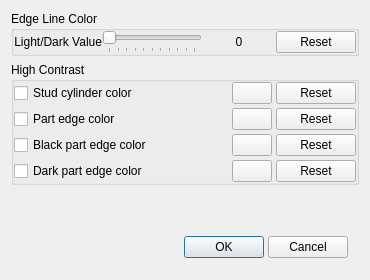
<?xml version="1.0" encoding="UTF-8"?>
<ui version="4.0">
 <author>Peter Bartfai</author>
 <class>HighContrastStudPanel</class>
 <widget class="QDialog" name="HighContrastStudPanel">
  <property name="geometry">
   <rect>
    <x>0</x>
    <y>0</y>
    <width>370</width>
    <height>280</height>
   </rect>
  </property>
  <property name="windowTitle">
   <string>High Contrast Stud</string>
  </property>
  <property name="windowIcon">
   <iconset resource="resources.qrc">
    <normaloff>:/images/images/LDViewIcon16.png</normaloff>:/images/images/LDViewIcon16.png</iconset>
  </property>
  <layout class="QVBoxLayout">
   <item>
    <widget class="QGroupBox" name="edgeLineColorBox">
     <property name="sizePolicy">
      <sizepolicy hsizetype="Preferred" vsizetype="Fixed">
       <horstretch>0</horstretch>
       <verstretch>0</verstretch>
      </sizepolicy>
     </property>
     <property name="title">
      <string>Edge Line Color</string>
     </property>
     <layout class="QHBoxLayout">
      <property name="spacing">
       <number>0</number>
      </property>
      <property name="margin" stdset="0">
       <number>0</number>
      </property>
      <item>
       <widget class="QLabel" name="lineColorValueTitleLabel">
        <property name="text">
         <string>Light/Dark Value</string>
        </property>
        <property name="alignment">
         <set>Qt::AlignmentFlag::AlignRight|Qt::AlignmentFlag::AlignTrailing|Qt::AlignmentFlag::AlignVCenter</set>
        </property>
        <property name="wordWrap">
         <bool>false</bool>
        </property>
       </widget>
      </item>
      <item>
       <widget class="QSlider" name="lineColorValueSlider">
        <property name="sizePolicy">
         <sizepolicy hsizetype="Expanding" vsizetype="Fixed">
          <horstretch>0</horstretch>
          <verstretch>0</verstretch>
         </sizepolicy>
        </property>
        <property name="minimumSize">
         <size>
          <width>75</width>
          <height>0</height>
         </size>
        </property>
        <property name="maximumSize">
         <size>
          <width>100</width>
          <height>32767</height>
         </size>
        </property>
        <property name="minimum">
         <number>0</number>
        </property>
        <property name="maximum">
         <number>10</number>
        </property>
        <property name="pageStep">
         <number>2</number>
        </property>
        <property name="orientation">
         <enum>Qt::Orientation::Horizontal</enum>
        </property>
        <property name="tickPosition">
         <enum>QSlider::TickPosition::TicksBelow</enum>
        </property>
       </widget>
      </item>
      <item>
       <widget class="QLabel" name="lineColorValueLabel">
        <property name="text">
         <string>0</string>
        </property>
        <property name="alignment">
         <set>Qt::AlignmentFlag::AlignCenter</set>
        </property>
        <property name="wordWrap">
         <bool>false</bool>
        </property>
       </widget>
      </item>
      <item>
       <widget class="QPushButton" name="lineColorResetButton">
        <property name="sizePolicy">
         <sizepolicy hsizetype="Fixed" vsizetype="Fixed">
          <horstretch>0</horstretch>
          <verstretch>0</verstretch>
         </sizepolicy>
        </property>
        <property name="text">
         <string>Reset</string>
        </property>
       </widget>
      </item>
     </layout>
    </widget>
   </item>
   <item>
    <widget class="QGroupBox" name="highContrastBox">
     <property name="sizePolicy">
      <sizepolicy hsizetype="Preferred" vsizetype="Fixed">
       <horstretch>0</horstretch>
       <verstretch>0</verstretch>
      </sizepolicy>
     </property>
     <property name="title">
      <string>High Contrast</string>
     </property>
     <layout class="QGridLayout">
      <property name="margin" stdset="0">
       <number>0</number>
      </property>
      <property name="spacing">
       <number>4</number>
      </property>
      <item row="0" column="0">
       <widget class="QCheckBox" name="studCylinderColorCheckBox">
        <property name="text">
         <string>Stud cylinder color</string>
        </property>
       </widget>
      </item>
      <item row="0" column="1">
       <widget class="QPushButton" name="studCylinderColorButton">
        <property name="sizePolicy">
         <sizepolicy hsizetype="Fixed" vsizetype="Fixed">
          <horstretch>0</horstretch>
          <verstretch>0</verstretch>
         </sizepolicy>
        </property>
       </widget>
      </item>
      <item row="0" column="2">
       <widget class="QPushButton" name="studCylinderColorResetButton">
        <property name="sizePolicy">
         <sizepolicy hsizetype="Fixed" vsizetype="Fixed">
          <horstretch>0</horstretch>
          <verstretch>0</verstretch>
         </sizepolicy>
        </property>
        <property name="text">
         <string>Reset</string>
        </property>
       </widget>
      </item>
      <item row="1" column="0">
       <widget class="QCheckBox" name="partEdgeColorCheckBox">
        <property name="text">
         <string>Part edge color</string>
        </property>
       </widget>
      </item>
      <item row="1" column="1">
       <widget class="QPushButton" name="partEdgeColorButton">
        <property name="sizePolicy">
         <sizepolicy hsizetype="Fixed" vsizetype="Fixed">
          <horstretch>0</horstretch>
          <verstretch>0</verstretch>
         </sizepolicy>
        </property>
       </widget>
      </item>
      <item row="1" column="2">
       <widget class="QPushButton" name="partEdgeColorResetButton">
        <property name="sizePolicy">
         <sizepolicy hsizetype="Fixed" vsizetype="Fixed">
          <horstretch>0</horstretch>
          <verstretch>0</verstretch>
         </sizepolicy>
        </property>
        <property name="text">
         <string>Reset</string>
        </property>
       </widget>
      </item>
      <item row="2" column="0">
       <widget class="QCheckBox" name="blackPartEdgeColorCheckBox">
        <property name="text">
         <string>Black part edge color</string>
        </property>
       </widget>
      </item>
      <item row="2" column="1">
       <widget class="QPushButton" name="blackPartEdgeColorButton">
        <property name="sizePolicy">
         <sizepolicy hsizetype="Fixed" vsizetype="Fixed">
          <horstretch>0</horstretch>
          <verstretch>0</verstretch>
         </sizepolicy>
        </property>
       </widget>
      </item>
      <item row="2" column="2">
       <widget class="QPushButton" name="blackPartEdgeColorResetButton">
        <property name="sizePolicy">
         <sizepolicy hsizetype="Fixed" vsizetype="Fixed">
          <horstretch>0</horstretch>
          <verstretch>0</verstretch>
         </sizepolicy>
        </property>
        <property name="text">
         <string>Reset</string>
        </property>
       </widget>
      </item>
      <item row="3" column="0">
       <widget class="QCheckBox" name="darkPartEdgeColorCheckBox">
        <property name="text">
         <string>Dark part edge color</string>
        </property>
       </widget>
      </item>
      <item row="3" column="1">
       <widget class="QPushButton" name="darkPartEdgeColorButton"/>
      </item>
      <item row="3" column="2">
       <widget class="QPushButton" name="darkPartEdgeColorResetButton">
        <property name="text">
         <string>Reset</string>
        </property>
       </widget>
      </item>
     </layout>
    </widget>
   </item>
   <item>
     <spacer name="Spacer4">
       <property name="orientation">
        <enum>Qt::Orientation::Vertical</enum>
       </property>
       <property name="sizeType">
        <enum>QSizePolicy::Policy::Expanding</enum>
       </property>
       <property name="sizeHint" stdset="0">
        <size>
         <width>20</width>
         <height>20</height>
        </size>
       </property>
      </spacer>
   </item>
   <item>
    <layout class="QHBoxLayout" name="HBoxLayout1">
     <property name="spacing">
      <number>4</number>
     </property>
     <property name="margin" stdset="0">
      <number>11</number>
     </property>
     <item>
      <spacer name="Spacer3">
       <property name="orientation">
        <enum>Qt::Orientation::Horizontal</enum>
       </property>
       <property name="sizeType">
        <enum>QSizePolicy::Policy::Expanding</enum>
       </property>
       <property name="sizeHint" stdset="0">
        <size>
         <width>20</width>
         <height>20</height>
        </size>
       </property>
      </spacer>
     </item>
     <item>
      <widget class="QPushButton" name="okButton">
       <property name="sizePolicy">
        <sizepolicy hsizetype="Preferred" vsizetype="Fixed">
         <horstretch>0</horstretch>
         <verstretch>0</verstretch>
        </sizepolicy>
       </property>
       <property name="text">
        <string>OK</string>
       </property>
       <property name="shortcut">
        <string/>
       </property>
       <property name="default">
        <bool>true</bool>
       </property>
      </widget>
     </item>
     <item>
      <widget class="QPushButton" name="cancelButton">
       <property name="sizePolicy">
        <sizepolicy hsizetype="Fixed" vsizetype="Fixed">
         <horstretch>0</horstretch>
         <verstretch>0</verstretch>
        </sizepolicy>
       </property>
       <property name="text">
        <string>Cancel</string>
       </property>
       <property name="shortcut">
        <string>Esc</string>
       </property>
      </widget>
     </item>
    </layout>
   </item>
  </layout>
 </widget>
 <layoutdefault spacing="6" margin="11"/>
 <resources>
  <include location="resources.qrc"/>
 </resources>
 <connections/>
</ui>
